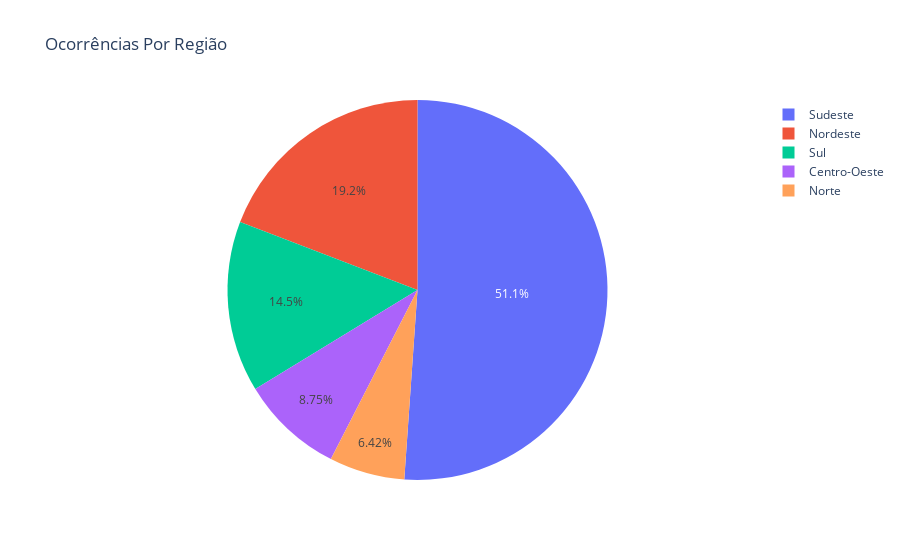

Notebook code for this chart:
### Code cell
# Ocorrências por região no período

# Criando gráfico:
trace = go.Pie(labels = crimes_por_regiao.head().regiao,
               values = crimes_por_regiao.head().valor_considerado
              )

# Armazenando o gráfico em uma lista:
data = [trace]

# Layout:
layout = go.Layout(title='Ocorrências Por Região')

# Figura:
fig = go.Figure(data=data, layout=layout)

py.iplot(fig)

### Figure 1 — Plotly figure (JSON) as saved in the notebook; plotly's stock layout.template omitted (floating-point values rounded to 4 significant figures)
{"data": [{"labels": ["Centro-Oeste", "Nordeste", "Norte", "Sudeste", "Sul"], "type": "pie", "values": [237593, 520859, 174495, 1388340, 395162]}], "layout": {"title": {"text": "Ocorrências Por Região"}}}
